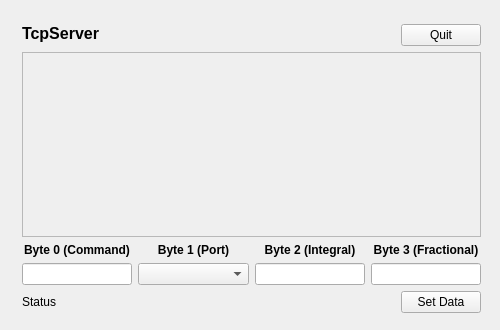
<?xml version="1.0" encoding="UTF-8"?>
<ui version="4.0">
 <class>MainWindow</class>
 <widget class="QMainWindow" name="MainWindow">
  <property name="geometry">
   <rect>
    <x>0</x>
    <y>0</y>
    <width>500</width>
    <height>330</height>
   </rect>
  </property>
  <property name="minimumSize">
   <size>
    <width>500</width>
    <height>330</height>
   </size>
  </property>
  <property name="maximumSize">
   <size>
    <width>500</width>
    <height>330</height>
   </size>
  </property>
  <property name="windowTitle">
   <string>MainWindow</string>
  </property>
  <widget class="QWidget" name="centralWidget">
   <widget class="QWidget" name="layoutWidget">
    <property name="geometry">
     <rect>
      <x>11</x>
      <y>13</y>
      <width>481</width>
      <height>311</height>
     </rect>
    </property>
    <layout class="QVBoxLayout" name="verticalLayout_Main">
     <item>
      <layout class="QHBoxLayout" name="horizontalLayout_Title">
       <item>
        <widget class="QLabel" name="label_Title">
         <property name="font">
          <font>
           <pointsize>12</pointsize>
           <weight>75</weight>
           <bold>true</bold>
          </font>
         </property>
         <property name="text">
          <string>TcpServer</string>
         </property>
         <property name="alignment">
          <set>Qt::AlignLeading|Qt::AlignLeft|Qt::AlignTop</set>
         </property>
        </widget>
       </item>
       <item>
        <spacer name="horizontalSpacer_Title">
         <property name="orientation">
          <enum>Qt::Horizontal</enum>
         </property>
         <property name="sizeHint" stdset="0">
          <size>
           <width>40</width>
           <height>20</height>
          </size>
         </property>
        </spacer>
       </item>
       <item>
        <widget class="QPushButton" name="pushButton_Quit">
         <property name="text">
          <string>Quit</string>
         </property>
        </widget>
       </item>
      </layout>
     </item>
     <item>
      <widget class="QTextEdit" name="textEdit_ConsoleOutput">
       <property name="enabled">
        <bool>false</bool>
       </property>
      </widget>
     </item>
     <item>
      <layout class="QHBoxLayout" name="horizontalLayout_BytesInput">
       <item>
        <layout class="QVBoxLayout" name="verticalLayout_Byte00">
         <item>
          <widget class="QLabel" name="label_Byte00">
           <property name="font">
            <font>
             <weight>75</weight>
             <bold>true</bold>
            </font>
           </property>
           <property name="text">
            <string>Byte 0 (Command)</string>
           </property>
           <property name="alignment">
            <set>Qt::AlignCenter</set>
           </property>
          </widget>
         </item>
         <item>
          <widget class="QLineEdit" name="lineEdit_Byte00">
           <property name="text">
            <string/>
           </property>
           <property name="alignment">
            <set>Qt::AlignRight|Qt::AlignTrailing|Qt::AlignVCenter</set>
           </property>
          </widget>
         </item>
        </layout>
       </item>
       <item>
        <layout class="QVBoxLayout" name="verticalLayout_Byte01">
         <item>
          <widget class="QLabel" name="label_Byte01">
           <property name="font">
            <font>
             <weight>75</weight>
             <bold>true</bold>
            </font>
           </property>
           <property name="text">
            <string>Byte 1 (Port)</string>
           </property>
           <property name="alignment">
            <set>Qt::AlignCenter</set>
           </property>
          </widget>
         </item>
         <item>
          <widget class="QComboBox" name="comboBox_Byte01">
           <property name="sizePolicy">
            <sizepolicy hsizetype="Expanding" vsizetype="Fixed">
             <horstretch>0</horstretch>
             <verstretch>0</verstretch>
            </sizepolicy>
           </property>
          </widget>
         </item>
        </layout>
       </item>
       <item>
        <layout class="QVBoxLayout" name="verticalLayout_Byte02">
         <item>
          <widget class="QLabel" name="label_Byte02">
           <property name="font">
            <font>
             <weight>75</weight>
             <bold>true</bold>
            </font>
           </property>
           <property name="text">
            <string>Byte 2 (Integral)</string>
           </property>
           <property name="alignment">
            <set>Qt::AlignCenter</set>
           </property>
          </widget>
         </item>
         <item>
          <widget class="QLineEdit" name="lineEdit_Byte02">
           <property name="text">
            <string/>
           </property>
           <property name="alignment">
            <set>Qt::AlignRight|Qt::AlignTrailing|Qt::AlignVCenter</set>
           </property>
          </widget>
         </item>
        </layout>
       </item>
       <item>
        <layout class="QVBoxLayout" name="verticalLayout_Byte03">
         <item>
          <widget class="QLabel" name="label_Byte03">
           <property name="font">
            <font>
             <weight>75</weight>
             <bold>true</bold>
            </font>
           </property>
           <property name="text">
            <string>Byte 3 (Fractional)</string>
           </property>
           <property name="alignment">
            <set>Qt::AlignCenter</set>
           </property>
          </widget>
         </item>
         <item>
          <widget class="QLineEdit" name="lineEdit_Byte03">
           <property name="text">
            <string/>
           </property>
           <property name="alignment">
            <set>Qt::AlignRight|Qt::AlignTrailing|Qt::AlignVCenter</set>
           </property>
          </widget>
         </item>
        </layout>
       </item>
      </layout>
     </item>
     <item>
      <layout class="QHBoxLayout" name="horizontalLayout_Status">
       <item>
        <widget class="QLabel" name="label_Status">
         <property name="text">
          <string>Status</string>
         </property>
        </widget>
       </item>
       <item>
        <spacer name="horizontalSpacer_Status">
         <property name="orientation">
          <enum>Qt::Horizontal</enum>
         </property>
         <property name="sizeHint" stdset="0">
          <size>
           <width>40</width>
           <height>20</height>
          </size>
         </property>
        </spacer>
       </item>
       <item>
        <widget class="QPushButton" name="pushButton_SetData">
         <property name="text">
          <string>Set Data</string>
         </property>
        </widget>
       </item>
      </layout>
     </item>
    </layout>
   </widget>
  </widget>
 </widget>
 <layoutdefault spacing="6" margin="11"/>
 <resources/>
 <connections>
  <connection>
   <sender>pushButton_Quit</sender>
   <signal>clicked()</signal>
   <receiver>MainWindow</receiver>
   <slot>close()</slot>
   <hints>
    <hint type="sourcelabel">
     <x>527</x>
     <y>321</y>
    </hint>
    <hint type="destinationlabel">
     <x>299</x>
     <y>174</y>
    </hint>
   </hints>
  </connection>
 </connections>
</ui>
